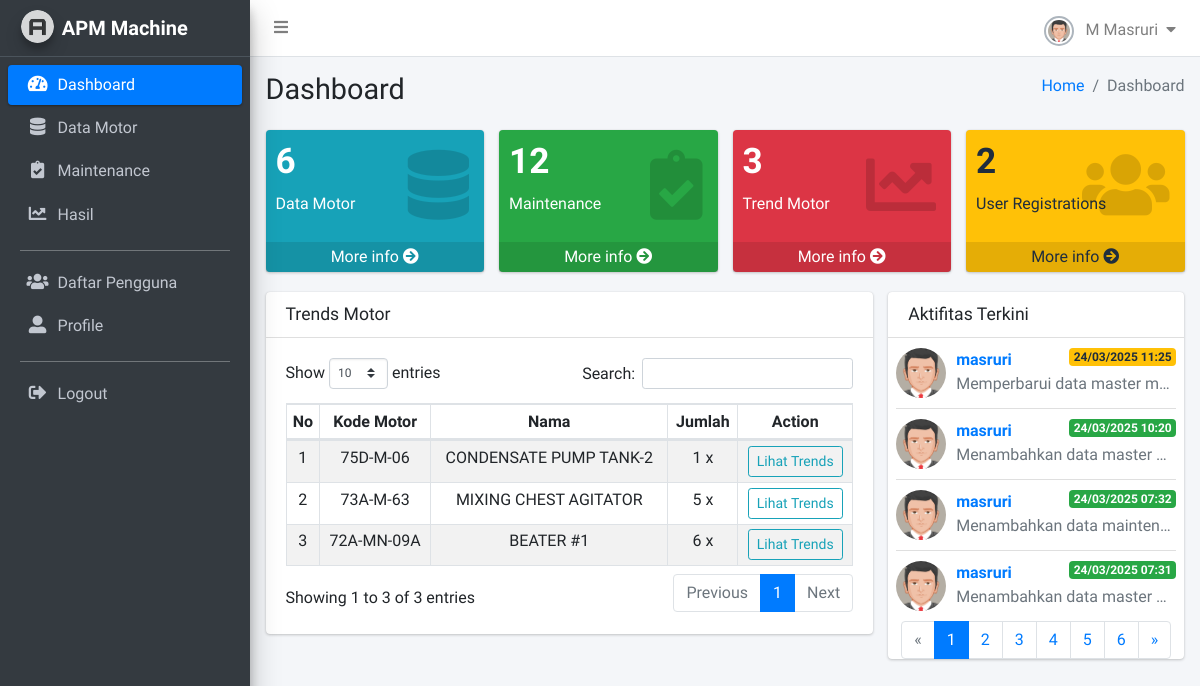
Page /apm-machine/dashboard/ (signed in) on the earlier database version.
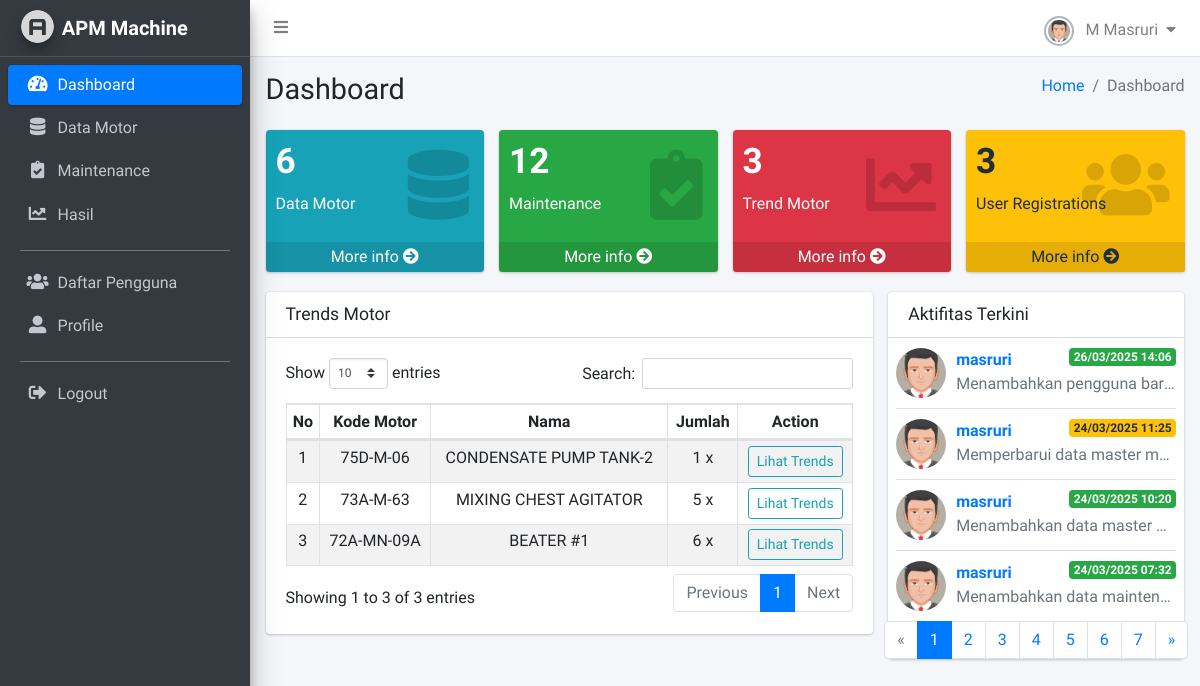
Same page on the later database version.
### monitoring/models.py (models this page shows, shortened)
class Motor(models.Model):
    tag_number = models.CharField(_("Tag No"), max_length=50, unique=True)
    name = models.CharField(_("Motor Name"), max_length=100, null=True, blank=True)
    output = models.FloatField(_("Output"), help_text='Daya dalam KW', null=True, blank=True)
    voltage = models.FloatField(_("Voltage"), help_text='Tegangan dalam Volt', null=True, blank=True)
    starter_type = models.CharField(_("Starter Type"), max_length=50, null=True, blank=True)
    set_ol = models.FloatField(_("SET OL"), null=True, blank=True)
    input = models.FloatField(_("Input"), help_text='Arus dalam Ampere', null=True, blank=True)
    speed = models.FloatField(_("Speed"), help_text='RPM', null=True, blank=True)
    frek = models.FloatField(_("FREK/WEN/CY/HZ"), null=True, blank=True)
    frame = models.CharField(_("Frame"), max_length=50, null=True, blank=True)
    foundation_type = models.CharField(_("Fondation Type"), max_length=50, help_text='Rigid atau Flexible', null=True, blank=True)
    class_type = models.CharField(_("Class Type"), max_length=50, help_text='Kelas 2 atau 3', null=True, blank=True)
    created_at = models.DateTimeField(auto_now_add=True, verbose_name="Dibuat Pada")
    class Meta:
        verbose_name = "Motor"
        verbose_name_plural = "Daftar Motor"

class LogActivity(models.Model):
    user = models.ForeignKey(User, on_delete=models.CASCADE)
    action = models.CharField(max_length=100)
    description = models.TextField()
    timestamp = models.DateTimeField(auto_now_add=True)
    class Meta:
        verbose_name = "Logs Activity"
        verbose_name_plural = "Logs Aktifitas Pengguna"

### monitoring/views/dashboards.py (the view)
# urls.py: path('dashboard/', dashboard, name='dashboard'),
@login_required(login_url='login')
def dashboard(request):
    motors = Motor.objects.all()
    maintenances = Maintenance.objects.all()
    users = User.objects.all()
    logs_list = LogActivity.objects.all().order_by('-timestamp')
    paginator = Paginator(logs_list, 4)
    page_number = request.GET.get('page')
    logs = paginator.get_page(page_number)
    trends = motors.annotate(
        total_trend=Count('maintenance'),
        last_created=Max('maintenance__created_at')
    ).filter(total_trend__gt=0).order_by('-last_created')
    context = {
        'motors' : motors,
        'maintenances': maintenances,
        'users': users,
        'logs': logs,
        'trends': trends
    }
    return render(request, 'dashboard.html', context)

### templates/dashboard.html (shortened to what the changed rows need)
{% load static %}
<!DOCTYPE html>
<html lang="en">
<head>
    <link rel="stylesheet" href="{% static 'plugins/fontawesome-free/css/all.min.css' %}">
    <link rel='stylesheet' href='https://cdnjs.cloudflare.com/ajax/libs/font-awesome/4.0.3/css/font-awesome.css'>
    <link rel="stylesheet" href="{% static 'plugins/datatables-bs4/css/dataTables.bootstrap4.min.css' %}">
    <link rel="stylesheet" href="{% static 'plugins/datatables-responsive/css/responsive.bootstrap4.min.css' %}">
    <link rel="stylesheet" href="{% static 'plugins/sweetalert2-theme-bootstrap-4/bootstrap-4.min.css' %}">
    <link rel="stylesheet" href="{% static 'plugins/toastr/toastr.min.css' %}">
    <link rel="stylesheet" href="{% static 'dist/css/adminlte.min.css' %}">
</head>
<body class="hold-transition sidebar-mini layout-fixed layout-navbar-fixed layout-footer-fixed">
    <div class="wrapper">
        <div class="content-wrapper">
            <div class="content-header">
            <div class="container-fluid">
                <div class="row mb-2">
                <div class="col-sm-6">
                    <h1 class="m-0">Dashboard</h1>
                </div>
                </div>
            </div>
            </div>
            <section class="content">
                <div class="container-fluid">
                    <div class="row">
                        <div class="col-lg-3 col-6">
                            <div class="small-box bg-warning">
                            <div class="inner">
                                <h3>{{users.count}}</h3>
                                <p>User Registrations</p>
                            </div>
                            </div>
                        </div>
                    </div>
                    <div class="row">
                        <div class="col-md-8">
                            <div class="card">
                            <div class="card-body">
                                <table id="tbtrendmotor" class="table table-sm table-bordered table-striped text-center">
                                    <thead>
                                    <tr>
                                        <th>No</th>
                                        <th>Kode Motor</th>
                                        <th>Nama</th>
                                        <th>Jumlah</th>
                                        <th>Action</th>
                                    </tr>
                                    </thead>
                                    <tbody>
                                        {% for m in trends %}
                                        <tr>
                                            <td>{{forloop.counter}}</td>
                                            <td>{{m.tag_number}}</td>
                                            <td>{{m.name}}</td>
                                            <td>{{m.total_trend}} x</td>
                                            <td>
                                                <a href="{% url 'motor_trend' m.id %}" class="btn btn-outline-info btn-sm"> Lihat Trends </a>
                                            </td>
                                        </tr>
                                        {% endfor %}
                                    </tbody>
                                </table>
                            </div>
                            </div>
                        </div>
                        <div class="col-md-4">
                            <div class="card">
                                <div class="card-body p-0">
                                    <ul class="products-list product-list-in-card pl-2 pr-2">
                                    {% for l in logs %}
                                    <li class="item">
                                        <div class="product-img">
                                        <img src="{% static 'dist/img/user.jpg' %}" alt="Product Image" class="img-fluid img-circle">
                                        </div>
                                        <div class="product-info">
                                        <a class="product-title">{{l.user}}
                                            <span class="badge
                                            {% if l.action == "Add" %}
                                            badge-success
                                            {% elif l.action == "Change" %}
                                            badge-warning
                                            {% else %}
                                            badge-danger
                                            {% endif %}
                                            float-right">{{l.timestamp|date:'d/m/Y H:i'}}</span></a>
                                        <span class="product-description">
                                            {{l.description}}
                                        </span>
                                        </div>
                                    </li>
                                    {% empty %}
                                    <p class="text-center">Tidak ada aktivitas.</p>
                                    {% endfor %}
                                    {% if logs.has_other_pages %}
                                    <nav>
                                        <ul class="pagination justify-content-center">
                                            {% for num in logs.paginator.page_range %}
                                            <li class="page-item {% if logs.number == num %}active{% endif %}">
                                                <a class="page-link" href="?page={{ num }}">{{ num }}</a>
                                            </li>
                                            {% endfor %}
                                        </ul>
                                    </nav>
                                    {% endif %}
                                    </ul>
                                </div>
                            </div>
                        </div>
                    </div>
                </div>
            </section>
        </div>
    </div>
</body>
</html>

Differences in the rows shown:
no longer on this page (row unchanged): LogActivity: user "masruri", timestamp "24/03/2025 07:31", description "Menambahkan data master…"
added LogActivity: user "masruri", timestamp "26/03/2025 14:06", description "Menambahkan pengguna bar…"
Other differences:
{{ users.count }}: "2" → "3"
new list line: "7"
